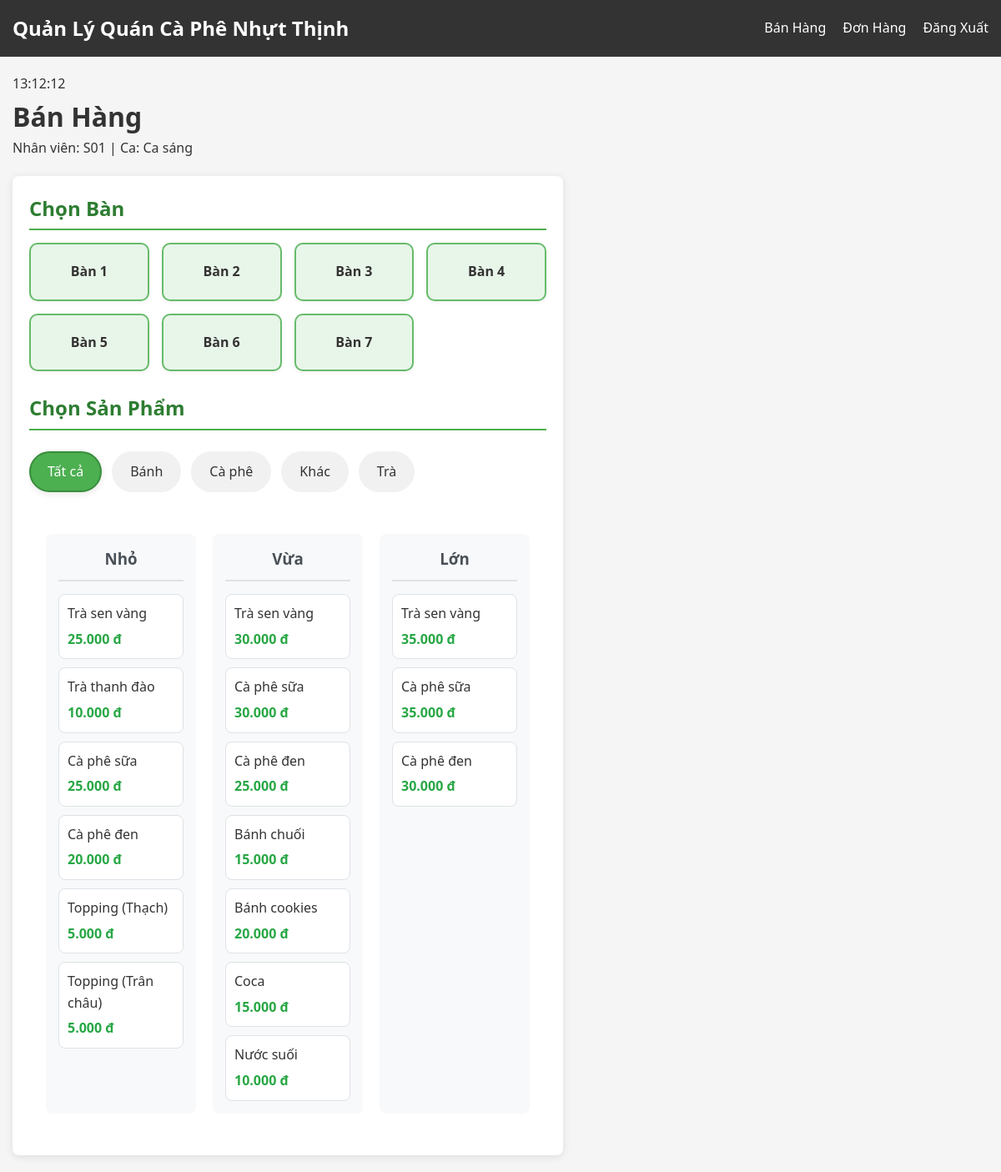
/staff/pos.php (signed in), run on the app's committed database.
### tables this page shows
CREATE TABLE `tables` (
  `table_id` varchar(10) NOT NULL,
  `table_name` varchar(50) NOT NULL
);

CREATE TABLE `categories` (
  `category_id` int(11) NOT NULL,
  `category_name` varchar(100) NOT NULL,
  `status` enum('Hoạt động','Không hoạt động') DEFAULT 'Hoạt động'
);

CREATE TABLE `products` (
  `product_id` int(11) NOT NULL,
  `product_name` varchar(100) NOT NULL,
  `category_id` int(11) NOT NULL,
  `size` enum('Nhỏ','Vừa','Lớn') NOT NULL,
  `price` decimal(10,2) NOT NULL,
  `status` enum('Hoạt động','Ngừng bán') DEFAULT 'Hoạt động'
);

### config/functions.php (called while the page is built, shortened)
<?php
function formatCurrency($amount) {
    return number_format($amount, 0, ',', '.') . ' đ';
}
?>

### staff/pos.php (the view, shortened to what this page needs)
<?php
require_once '../config/db.php';
require_once '../config/functions.php';
$tables_query = "SELECT * FROM Tables ORDER BY table_name";
$tables_result = $conn->query($tables_query);
$categories_query = "SELECT * FROM Categories WHERE status = 'Hoạt động' ORDER BY category_name";
$categories_result = $conn->query($categories_query);
$products_query = "SELECT p.*, c.category_name FROM Products p
                  JOIN Categories c ON p.category_id = c.category_id
                  WHERE p.status = 'Hoạt động'
                  ORDER BY p.category_id, p.product_name, p.size";
$products_result = $conn->query($products_query);
?>
<!DOCTYPE html>
<html lang="vi">
<head>
    <link rel="stylesheet" href="../assets/css/style.css">
</head>
<body>
    <?php include 'navbar.php'; ?>
    <div class="container">
        <div class="dashboard">
            <div class="dashboard-header">
                <div id="clock"></div>
                <h1>Bán Hàng</h1>
                <p>Nhân viên: <?php echo $_SESSION['username']; ?> | Ca: <?php echo $_SESSION['role']; ?></p>
            </div>
            <div class="pos-container">
                <div class="tables-section">
                    <h2>Chọn Bàn</h2>
                    <div class="table-grid">
                        <?php if ($tables_result->num_rows > 0): ?>
                            <?php while ($table = $tables_result->fetch_assoc()): ?>
                                <div class="table-item"
                                     data-id="<?php echo $table['table_id']; ?>">
                                    <div class="table-name"><?php echo $table['table_name']; ?></div>
                                </div>
                            <?php endwhile; ?>
                        <?php else: ?>
                            <p>Không có bàn nào</p>
                        <?php endif; ?>
                    </div>
                    <h2 class="mt-4">Chọn Sản Phẩm</h2>
                    <div class="categories-list">
                        <div class="category-item active" data-id="all">Tất cả</div>
                        <?php if ($categories_result->num_rows > 0): ?>
                            <?php while ($category = $categories_result->fetch_assoc()): ?>
                                <div class="category-item" data-id="<?php echo $category['category_id']; ?>">
                                    <?php echo $category['category_name']; ?>
                                </div>
                            <?php endwhile; ?>
                        <?php endif; ?>
                    </div>
                    <div class="products-grid">
                        <?php
                        $products_by_size = [
                            'Nhỏ' => [],
                            'Vừa' => [],
                            'Lớn' => []
                        ];
                        while ($product = $products_result->fetch_assoc()) {
                            $size = $product['size'];
                            if (isset($products_by_size[$size])) {
                                $products_by_size[$size][] = $product;
                            }
                        }
                        ?>
                        <div class="products-container">
                            <?php foreach ($products_by_size as $size => $products): ?>
                                <div class="size-column">
                                    <h3 class="size-title"><?php echo $size; ?></h3>
                                    <div class="products-list">
                                        <?php foreach ($products as $product): ?>
                                            <div class="product-item"
                                                 data-id="<?php echo $product['product_id']; ?>"
                                                 data-category="<?php echo $product['category_id']; ?>"
                                                 data-price="<?php echo $product['price']; ?>"
                                                 data-size="<?php echo $product['size']; ?>">
                                                <div class="product-name"><?php echo $product['product_name']; ?></div>
                                                <div class="product-price"><?php echo formatCurrency($product['price']); ?></div>
                                            </div>
                                        <?php endforeach; ?>
                                    </div>
                                </div>
                            <?php endforeach; ?>
                        </div>
                    </div>
                </div>
            </div>
        </div>
    </div>
</body>
</html>

### assets/css/style.css (style rules this page uses)
* { margin: 0; padding: 0; box-sizing: border-box; }
body { font-family: 'Segoe UI', Tahoma, Geneva, Verdana, sans-serif; line-height: 1.6; color: #333; background-color: #f5f5f5; }
.container { width: 100%; max-width: 1200px; margin: 0 auto; padding: 0 15px; }
.dashboard { padding: 20px 0; }
.dashboard-header { margin-bottom: 20px; }
.pos-container { display: grid; grid-template-columns: 1fr 1fr; gap: 20px; }
.tables-section, .order-section { background-color: white; border-radius: 8px; box-shadow: 0 2px 10px rgba(0, 0, 0, 0.1); padding: 20px; }
.tables-section h2 { color: #2e7d32; margin-bottom: 15px; padding-bottom: 5px; border-bottom: 2px solid #4CAF50; }
.table-grid { display: grid; grid-template-columns: repeat(auto-fill, minmax(120px, 1fr)); gap: 15px; margin-top: 15px; margin-bottom: 25px; }
.table-item { background-color: #e8f5e9; border: 2px solid #66bb6a; border-radius: 10px; padding: 20px 10px; text-align: center; cursor: pointer; transition: all 0.3s ease; box-shadow: 0 2px 5px rgba(0,0,0,0.05); position: relative; overflow: hidden; }
.table-name { font-weight: bold; font-size: 16px; }
.categories-list { display: flex; overflow-x: auto; padding: 10px 0; margin-bottom: 20px; scrollbar-width: thin; scrollbar-color: #66bb6a transparent; }
.category-item { padding: 10px 20px; background-color: #f1f1f1; border-radius: 25px; margin-right: 12px; cursor: pointer; white-space: nowrap; transition: all 0.2s ease; border: 2px solid transparent; font-weight: 500; }
.category-item.active { background-color: #4CAF50; color: white; border-color: #388e3c; box-shadow: 0 2px 8px rgba(0,0,0,0.1); }
.products-container { display: grid; grid-template-columns: 1fr; gap: 20px; padding: 20px; }
@media (min-width: 768px) { .products-container { grid-template-columns: repeat(2, 1fr); } }
@media (min-width: 1024px) { .products-container { grid-template-columns: repeat(3, 1fr); } }
.size-column { background-color: #f8f9fa; border-radius: 8px; padding: 15px; margin-bottom: 10px; }
.size-title { text-align: center; margin-bottom: 15px; padding-bottom: 10px; border-bottom: 2px solid #dee2e6; color: #495057; }
.products-list { display: grid; grid-template-columns: repeat(auto-fill, minmax(150px, 1fr)); gap: 10px; }
.product-item { background-color: white; border: 1px solid #dee2e6; border-radius: 8px; padding: 10px; cursor: pointer; transition: all 0.3s ease; }
.product-name { font-weight: 500; margin-bottom: 5px; }
.product-price { color: #28a745; font-weight: 600; }

### data on the page
tables: table_name "Bàn 1"
tables: table_name "Bàn 2"
tables: table_name "Bàn 3"
tables: table_name "Bàn 4"
tables: table_name "Bàn 5"
tables: table_name "Bàn 6"
tables: table_name "Bàn 7"
categories: category_name "Bánh"
categories: category_name "Cà phê"
categories: category_name "Khác"
categories: category_name "Trà"
products: size "Nhỏ", product_name "Topping (Trân châu)", price "5.000 đ"
products: product_name "Trà sen vàng", price "25.000 đ"
products: product_name "Trà thanh đào", price "10.000 đ"
products: product_name "Cà phê sữa", price "25.000 đ"
products: product_name "Cà phê đen", price "20.000 đ"
products: product_name "Topping (Thạch)", price "5.000 đ"
products: product_name "Trà sen vàng", price "30.000 đ"
products: product_name "Cà phê sữa", price "30.000 đ"
products: product_name "Cà phê đen", price "25.000 đ"
products: product_name "Bánh chuối", price "15.000 đ"
products: product_name "Bánh cookies", price "20.000 đ"
products: product_name "Coca", price "15.000 đ"
products: product_name "Nước suối", price "10.000 đ"
products: product_name "Trà sen vàng", price "35.000 đ"
products: product_name "Cà phê sữa", price "35.000 đ"
products: product_name "Cà phê đen", price "30.000 đ"

### other printed values
$_SESSION['username'] "S01"
$_SESSION['role'] "Ca sáng"
$size "Vừa"
$size "Lớn"
